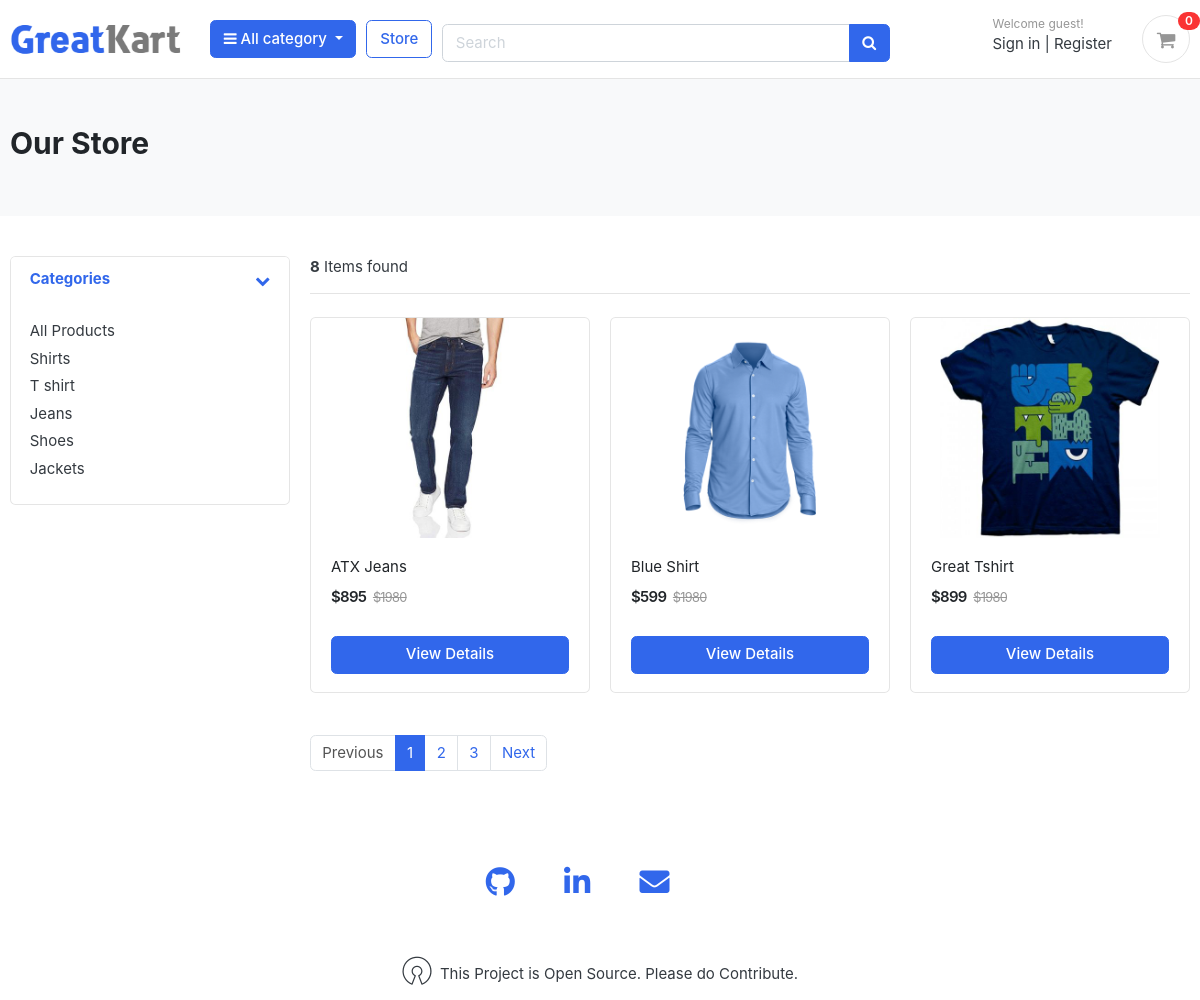
/store/, run on the app's committed database.
### category/models.py (models this page shows, shortened)
class Category(models.Model):
	category_name = models.CharField(max_length=50,unique=True)
	slug = models.SlugField(max_length = 100,unique=True)
	description = models.CharField(max_length=300,blank=True)
	cat_image = models.ImageField(upload_to='photos/categories',blank=True)
	class Meta:
		verbose_name = 'category'
		verbose_name_plural = 'categories'
	def get_url(self):
		return reverse('products_by_category',args =[self.slug])

### store/models.py (models this page shows, shortened)
class Product(models.Model):
	product_name = models.CharField(max_length=255,unique=True)
	slug = models.SlugField(max_length=200,unique=True)
	description = models.TextField(max_length=500,blank = True)
	price = models.IntegerField()
	images = models.ImageField(upload_to='photos/products')
	stock = models.IntegerField()
	is_available = models.BooleanField(default=True)
	category = models.ForeignKey(Category, on_delete=models.CASCADE)
	created_date = models.DateTimeField(auto_now_add = True)
	modified_date = models.DateTimeField(auto_now = True)
	def get_url(self):
		return reverse('product_detail',args=[self.category.slug,self.slug])

### store/views.py (the view)
# urls.py: path('store/', include('store.urls')),
def store(request,category_slug=None):
	categories = None
	products = None
	if category_slug != None:
		categories = get_object_or_404(Category,slug = category_slug)
		products = Product.objects.filter(category = categories,is_available = True).order_by('id')
		paginator = Paginator(products,3)
		page = request.GET.get('page')
		paged_products = paginator.get_page(page)
		product_count = products.count()
	else:
		products = Product.objects.all().filter(is_available = True).order_by('id')
		paginator = Paginator(products,3)
		page = request.GET.get('page')
		paged_products = paginator.get_page(page)
		product_count = products.count()
	context = {
		'products': paged_products,
		'product_count':product_count,
		'categories':categories
	}
	return render(request,'store/store.html',context)

### carts/context_processors.py (called while the page is built)
def counter(request):
	cart_count = 0
	if 'admin' in request.path:
		return {}
	else:
		try:
			cart = Cart.objects.filter(cart_id = _cart_id(request))
			if request.user.is_authenticated:
				cart_items  = CartItem.objects.all().filter(user =request.user)
			else:
				cart_items  = CartItem.objects.all().filter(cart = cart[:1])
			for cart_item in cart_items:
				cart_count += cart_item.quantity
		except Cart.DoesNotExist:
			cart_count = 0
	return dict(cart_count=cart_count)

### carts/views.py (called while the page is built)
def _cart_id(request):
	cart = request.session.session_key
	if not cart:
		cart = request.session.create()
	return cart

### category/context_processors.py (called while the page is built)
def menu_links(request):
	links = Category.objects.all()
	return dict(links=links)

### templates/store/store.html (shortened to what this page needs)
{% extends "base.html" %} {% load static %} {% block content %}
<section class="section-pagetop bg">
    <div class="container">
        {% if 'search' in request.path %}
        <h2 class="title-page">Search Results</h2>
        {% else %}
        <h2 class="title-page">Our Store</h2>
        {% endif %}
    </div>
</section>
<section class="section-content padding-y">
    <div class="container">
        <div class="row">
            <aside class="col-md-3">
                <div class="card">
                    <article class="filter-group">
                        <header class="card-header">
                            <a
                                href="#"
                                data-toggle="collapse"
                                data-target="#collapse_1"
                                aria-expanded="true"
                                class=""
                            >
                                <i class="icon-control fa fa-chevron-down"></i>
                                <h6 class="title">Categories</h6>
                            </a>
                        </header>
                        <div
                            class="filter-content collapse show"
                            id="collapse_1"
                            style=""
                        >
                            <div class="card-body">
                                <ul class="list-menu">
                                    <li>
                                        <a href="{% url 'store' %}"
                                            >All Products
                                        </a>
                                    </li>
									{% for category in links %}
                                    <li>
                                        <a href="{{ category.get_url }}"
                                            >{{category.category_name}}
                                        </a>
                                    </li>
                                    {% endfor %}
                                </ul>
                            </div>
                        </div>
                    </article>
                </div>
            </aside>
            <main class="col-md-9">
                <header class="border-bottom mb-4 pb-3">
                    <div class="form-inline">
                        <span class="mr-md-auto">
                            <b>{{product_count}}</b> Items found
                        </span>
                    </div>
                </header>
                <div class="row">
                    {% if products %} {% for product in products %}
						<div class="col-md-4">
								<figure class="card card-product-grid">
									<div class="img-wrap">
										<a href="{{product.get_url}}">
											<img src="{{product.images.url}}" />
										</a>
									</div>
									<figcaption class="info-wrap">
										<div class="fix-height">
											<a href="{{product.get_url}}" class="title"
												>{{product.product_name}}</a
											>
											<div class="price-wrap mt-2">
												<span class="price"
													>${{product.price}}</span
												>
												<del class="price-old">$1980</del>
											</div>
										</div>
										<a
											href="{{product.get_url}}"
											class="btn btn-block btn-primary"
											>View Details</a
										>
									</figcaption>
								</figure>
							</div>
                    {% endfor %} {% else %}
                    <div class="col-md-4">
                        <h2>Nothing Found. Please try again.</h2>
                    </div>
                    {% endif %}
                </div>
                <nav class="mt-4" aria-label="Page navigation sample">
                    {% if products.has_other_pages %}
                    <ul class="pagination">
                        {% if products.has_previous %}
                        <li class="page-item">
                            <a
                                class="page-link"
                                href="?page={{products.previous_page_number}}"
                                >Previous</a
                            >
                        </li>
                        {% else %}
                        <li class="page-item disabled">
                            <a class="page-link" href="#">Previous</a>
                        </li>
                        {% endif %} {% for i in products.paginator.page_range %}
                        {% if products.number == i %}
                        <li class="page-item active">
                            <a class="page-link" href="#">{{i}}</a>
                        </li>
                        {% else %}
                        <li class="page-item">
                            <a class="page-link" href="?page={{i}}">{{i}}</a>
                        </li>
                        {% endif %} {% endfor %} {% if products.has_next %}
                        <li class="page-item">
                            <a
                                class="page-link"
                                href="?page={{products.next_page_number}}"
                                >Next</a
                            >
                        </li>
                        {% else %}
                        <li class="page-item disabled">
                            <a class="page-link" href="#">Next</a>
                        </li>
                        {% endif %}
                    </ul>
                    {% endif %}
                </nav>
            </main>
        </div>
    </div>
</section>
{% endblock content %}

### static/css/ui.css (style rules this page uses)
html { font-family: "Inter", sans-serif; font-size: 15px; }
.img-wrap { text-align: center; display: block; }
.img-wrap img { max-width: 100%; }
.price-wrap { letter-spacing: -0.7px; }
.padding-y { padding-top: 40px; padding-bottom: 40px; }
figure { margin-bottom: 0; }
article:after, .form-group:after { display: block; clear: both; content: ""; }
.bg { background-color: #f8f9fa; }
.title-page { color: #212529; }
[class*=list-] li:after { visibility: hidden; display: block; content: ""; overflow: hidden; height: 0; clear: both; }
.list-menu { list-style: none; margin: 0; padding-left: 0; }
.list-menu li { margin-bottom: 5px; }
.list-menu a { color: #343a40; }
[class*=card-product] a.title { color: #212529; display: block; }
[class*=card-product] .img-wrap { overflow: hidden; position: relative; }
[class*=card-product] .img-wrap img { height: 100%; max-width: 100%; width: auto; display: inline-block; -o-object-fit: cover; object-fit: cover; }
.card-product-grid { margin-bottom: 20px; }
.card-product-grid .img-wrap { border-radius: 0.2rem 0.2rem 0 0; height: 220px; }
.card-product-grid .info-wrap { overflow: hidden; padding: 18px 20px; }
.card-product-grid .fix-height { height: 80px; overflow: hidden; }
.card .img-wrap { overflow: hidden; }
.price { font-weight: 600; color: #212529; }
.price-old { color: #969696; margin-left: 3px; font-size: 85%; }
.icon-control { margin-top: 5px; float: right; font-size: 80%; }
.card-header .title { margin-bottom: 0; line-height: 1.5; }
.filter-group { border-bottom: 1px solid #e4e4e4; }
.filter-group .card-header { border-bottom: 0; }
.filter-group:last-child { border-bottom: 0; }
.section-pagetop { padding: 45px 0; }

### data on the page
Category: category_name "Shirts"
Category: category_name "T shirt"
Category: category_name "Jeans"
Category: category_name "Shoes"
Category: category_name "Jackets"
Product: images (picture), product_name "ATX Jeans", price "895"
Product: images (picture), product_name "Blue Shirt", price "599"
Product: images (picture), product_name "Great Tshirt", price "899"

### other printed values
{{ cart_count }} "0"
{{ product_count }} "8"
{{ i }} "1"
{{ i }} "2" "3"
